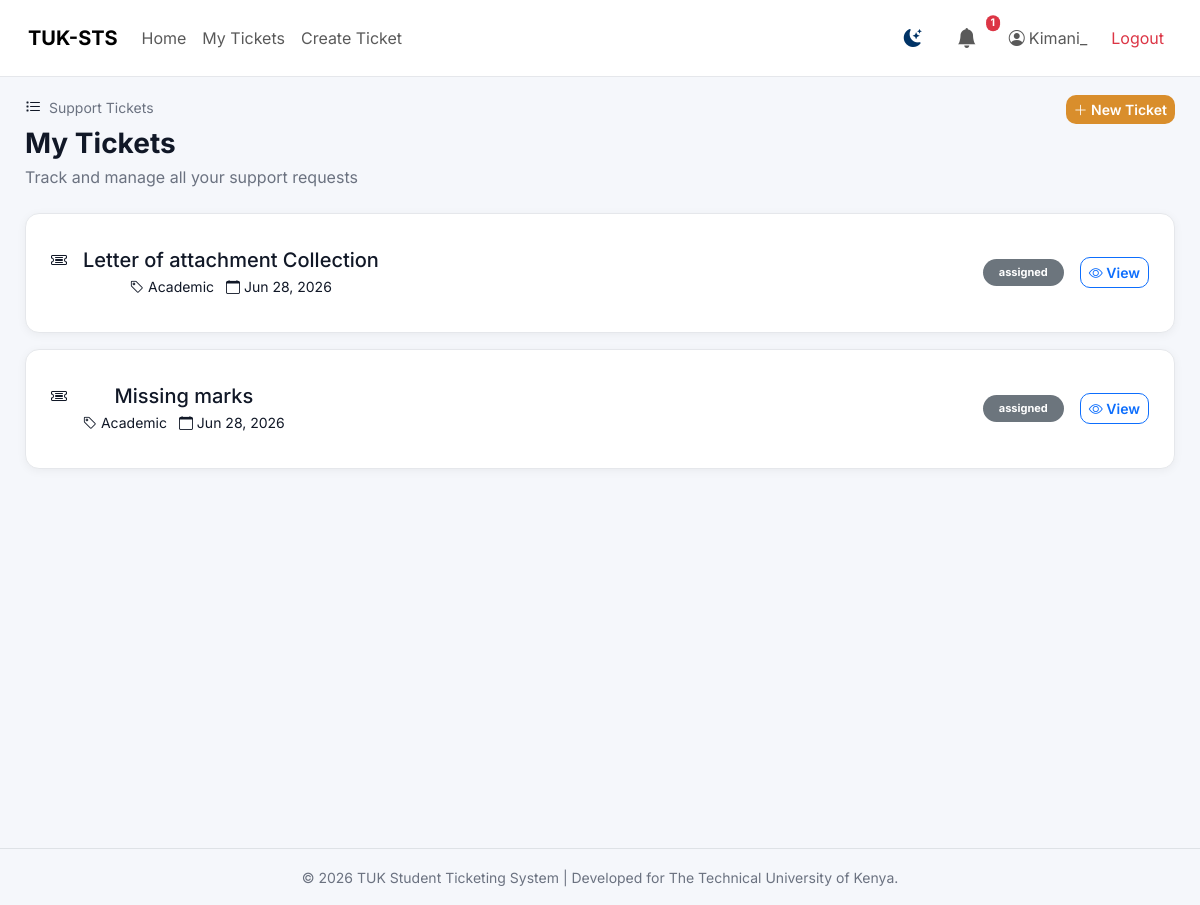
/tickets/ (signed in), run on the app's committed database.
### accounts/models.py (models this page shows, shortened)
class User(AbstractUser):
    ROLE_STUDENT = "student"
    ROLE_STAFF = "staff"
    ROLE_ADMIN = "admin"
    ROLE_CHOICES = (
        (ROLE_STUDENT, "Student"),
        (ROLE_STAFF, "Staff"),
        (ROLE_ADMIN, "Admin"),
    )
    CATEGORY_CHOICES = (
        ("fees", "Fees"),
        ("clearance", "Clearance"),
        ("results", "Results"),
        ("other", "Other"),
    )
    role = models.CharField(
        max_length=20,
        choices=ROLE_CHOICES,
        default=ROLE_STUDENT
    )
    category = models.CharField(
        max_length=50,
        choices=CATEGORY_CHOICES,
        null=True,
        blank=True
    )
    reg_no = models.CharField(
    max_length=50,
        unique=True,
        blank=True,
        null=True
    )
    phone = models.CharField(max_length=20, blank=True, null=True)
    profile_pic = models.ImageField(
        upload_to='profiles/',
        null=True,
        blank=True
    )

### tickets/models.py (models this page shows, shortened)
class Ticket(models.Model):
    CATEGORY_CHOICES = (
        ('academic', 'Academic'),
        ('clearance', 'Clearance'),
        ('fees', 'Fees'),
        ('results', 'Results'),
        ('other', 'Other'),
    )
    STATUS_CHOICES = (
        ('assigned', 'Assigned'),
        ('in_progress', 'In Progress'),
        ('resolved', 'Resolved'),
        ('closed', 'Closed'),
    )
    title = models.CharField(max_length=255)
    description = models.TextField()
    category = models.CharField(max_length=50, choices=CATEGORY_CHOICES)
    status = models.CharField(
        max_length=50,
        choices=STATUS_CHOICES,
        default='assigned'
    )
    student = models.ForeignKey(
        settings.AUTH_USER_MODEL,
        on_delete=models.CASCADE,
        related_name='tickets'
    )
    assigned_to = models.ForeignKey(
        settings.AUTH_USER_MODEL,
        on_delete=models.SET_NULL,
        null=True,
        blank=True,
        related_name='assigned_tickets'
    )
    created_at = models.DateTimeField(auto_now_add=True)
    updated_at = models.DateTimeField(auto_now=True)

### tickets/views.py (the view)
# urls.py: path('', views.ticket_list, name='ticket_list'),
@login_required
def ticket_list(request):
    user = request.user
    status_filter = request.GET.get("status")
    if user.role == "student":
        tickets = Ticket.objects.filter(student=user)
    elif user.role == "staff":
        tickets = Ticket.objects.filter(assigned_to=user)
    elif user.role == "admin":
        tickets = Ticket.objects.all()
    else:
        tickets = Ticket.objects.none()
    if status_filter:
        tickets = tickets.filter(status=status_filter)
    return render(request, "tickets/ticket_list.html", {
        "tickets": tickets
    })

### notifications/context_processors.py (called while the page is built)
def unread_notifications_count(request):
    if request.user.is_authenticated:
        return {
            'unread_notifications_count': Notification.objects.filter(user=request.user, is_read=False).count()
        }
    return {'unread_notifications_count': 0}

### templates/tickets/ticket_list.html (shortened to what this page needs)
{% extends 'base.html' %}
{% block content %}
<div class="d-flex justify-content-between align-items-start flex-wrap gap-3 mb-4">
    <div>
        <div class="d-flex align-items-center gap-2 mb-2">
            <div class="icon-badge">
                <i class="bi bi-list-task"></i>
            </div>
            <span class="text-muted small">Support Tickets</span>
        </div>
        <h3 class="fw-bold mb-1">My Tickets</h3>
        <p class="text-muted mb-0">
            Track and manage all your support requests
        </p>
    </div>
    <div class="d-flex gap-2">
        {% if user.role == "student" %}
        <a href="{% url 'tickets:ticket_create' %}" class="btn btn-primary btn-sm">
            <i class="bi bi-plus-lg"></i> New Ticket
        </a>
        {% endif %}
    </div>
</div>
<div class="row g-3">
    {% for ticket in tickets %}
    <div class="col-12">
        <div class="card-box d-flex justify-content-between align-items-center flex-wrap gap-3">
            <div class="d-flex align-items-start gap-3">
                <div class="icon-badge">
                    <i class="bi bi-ticket-detailed"></i>
                </div>
                <div>
                    <h5 class="mb-1">
                        {{ ticket.title }}
                    </h5>
                    <div class="text-muted small">
                        <span class="me-2">
                            <i class="bi bi-tag"></i>
                            {{ ticket.get_category_display }}
                        </span>
                        <span>
                            <i class="bi bi-calendar"></i>
                            {{ ticket.created_at|date:"M d, Y" }}
                        </span>
                    </div>
                </div>
            </div>
            <div class="d-flex align-items-center gap-3">
                {% if ticket.status == "resolved" %}
                    <span class="badge text-bg-success px-3 py-2">Resolved</span>
                {% elif ticket.status == "in_progress" %}
                    <span class="badge text-bg-info px-3 py-2">In Progress</span>
                {% elif ticket.status == "open" %}
                    <span class="badge text-bg-warning px-3 py-2">Open</span>
                {% else %}
                    <span class="badge text-bg-secondary px-3 py-2">
                        {{ ticket.status }}
                    </span>
                {% endif %}
                <a href="{% url 'tickets:ticket_detail' ticket.id %}"
                   class="btn btn-outline-primary btn-sm">
                    <i class="bi bi-eye"></i> View
                </a>
            </div>
        </div>
    </div>
    {% endfor %}
</div>
{% endblock %}

### templates/base.html (shortened to what this page needs)
<!DOCTYPE html>
<html lang="en">
<head>
    {% load static %}
    <link href="https://cdn.jsdelivr.net/npm/bootstrap@5.3.3/dist/css/bootstrap.min.css" rel="stylesheet">
    <link href="https://cdn.jsdelivr.net/npm/bootstrap-icons@1.11.3/font/bootstrap-icons.css" rel="stylesheet">
    <link rel="stylesheet" href="{% static 'css/style.css' %}">
</head>
<body>
<nav class="navbar navbar-expand-lg px-3 fixed-top">
    <div class="container-fluid">
        <a class="navbar-brand fw-bold" href="{% url 'home' %}">
            TUK-STS
        </a>
        <div class="collapse navbar-collapse" id="topNav">
            <ul class="navbar-nav me-auto">
                <li class="nav-item">
                    <a class="nav-link" href="{% url 'accounts:dashboard_redirect' %}">Home</a>
                </li>
                {% if user.is_authenticated %}
                    {% if user.role == "student" %}
                        <li class="nav-item">
                            <a class="nav-link" href="{% url 'tickets:ticket_list' %}">My Tickets</a>
                        </li>
                        <li class="nav-item">
                            <a class="nav-link" href="{% url 'tickets:ticket_create' %}">Create Ticket</a>
                        </li>
                    {% endif %}
                {% endif %}
            </ul>
<ul class="navbar-nav ms-auto align-items-center gap-2">
{% if user.is_authenticated %}
    <li class="nav-item">
        <button id="theme-toggle" title="Toggle Theme">
            <i class="bi bi-moon-stars-fill" id="theme-icon"></i>
        </button>
    </li>
    <li class="nav-item">
        <a class="nav-link position-relative py-2 px-3"
           href="{% url 'notifications:notifications' %}"
           title="Notifications">
            <i class="bi bi-bell-fill fs-5"></i>
        </a>
    </li>
    <li class="nav-item">
        <a class="nav-link d-flex align-items-center gap-1"
           href="{% url 'accounts:profile' %}">
            <i class="bi bi-person-circle"></i>
            {{ user.username }}
        </a>
    </li>
    <li class="nav-item">
        <a class="nav-link text-danger"
           href="{% url 'accounts:logout' %}">
            Logout
        </a>
    </li>
                {% else %}
                    <li class="nav-item">
                        <a class="nav-link" href="{% url 'accounts:login' %}">
                            Login
                        </a>
                    </li>
                {% endif %}
            </ul>
        </div>
    </div>
</nav>
<div class="layout">
    <div class="main">
        {% block content %}{% endblock %}
    </div>
</div>
<footer class="text-center py-3 mt-5 border-top">
    <small class="text-muted">
        © {% now "Y" %} TUK Student Ticketing System | Developed for The Technical University of Kenya.
    </small>
</footer>
</body>
</html>

### static/css/style.css (style rules this page uses)
:root { --bg: #0f172a; --bg-soft: #111827; --surface: #1e293b; --surface-2: #111827; --text: #e5e7eb; --text-soft: #94a3b8; --border: rgba(255,255,255,0.08); --accent: #d98e2c; --accent-dark: #b97419; --success: #22c55e; --warning: #f59e0b; --danger: #ef4444; --info: #3b82f6; --radius: 14px; --shadow: 0 10px 25px rgba(0,0,0,0.3); }
* { box-sizing: border-box; }
body { margin: 0; font-family: 'Inter', sans-serif; background: #0f172a; color: #e5e7eb; }
a { text-decoration: none; color: inherit; }
.layout { padding-top: 70px; }
.main { max-width: 1200px; margin: auto; padding: 25px; }
.navbar { position: fixed; top: 0; left: 0; right: 0; z-index: 1000; background: rgba(15, 23, 42, 0.85); backdrop-filter: blur(10px); padding: 15px 25px; border-bottom: 1px solid var(--border); }
.card-box { background: rgba(255, 255, 255, 0.06); border: 1px solid rgba(255, 255, 255, 0.12); border-radius: var(--radius); padding: 25px; box-shadow: 0 10px 25px rgba(0,0,0,0.25); color: #ffffff; backdrop-filter: blur(12px); display: flex; align-items: center; justify-content: center; min-height: 120px; text-align: center; transition: 0.25s ease; }
.btn { border-radius: 10px; font-weight: 600; }
.btn-primary { background: var(--accent); border: none; }
.badge { padding: 4px 10px; border-radius: 999px; font-size: 11px; font-weight: 700; }
.text-muted { color: var(--text-soft); }
.fw-bold { font-weight: 700; }

### templates/base.html (style rules this page uses)
body { margin: 0; font-family: 'Inter', sans-serif; background: #f5f7fb; color: #111827; }
p, span, td, th, label, small { color: #111827; }
.text-muted { color: #6b7280 !important; }
.navbar { background: #ffffff; border-bottom: 1px solid #e5e7eb; }
.layout { padding-top: 70px; min-height: 100vh; }
.main { max-width: 1200px; margin: 0 auto; padding: 25px; }
.card-box, .panel, .metric-card, .page-heading { background: #ffffff; border-radius: 14px; border: 1px solid #e5e7eb; box-shadow: 0 2px 10px rgba(0,0,0,0.05); color: #111827; }
.btn-primary { background: #d98e2c; border: none; }
body { transition: background .3s,color .3s; }
.navbar, .card-box, .panel, .metric-card, .page-heading, .table, footer { transition: background .35s ease, color .35s ease, border-color .35s ease; }
#theme-toggle { width:40px; height:40px; border:none; border-radius:50%; background:transparent; display:flex; align-items:center; justify-content:center; font-size:18px; color:#003366; transition:.3s; }

### data on the page
User: username "Kimani_"
Ticket: title "Letter of attachment Collection", category "Academic", created_at "Jun 28, 2026", status "assigned"
Ticket: title "Missing marks", category "Academic", created_at "Jun 28, 2026", status "assigned"
